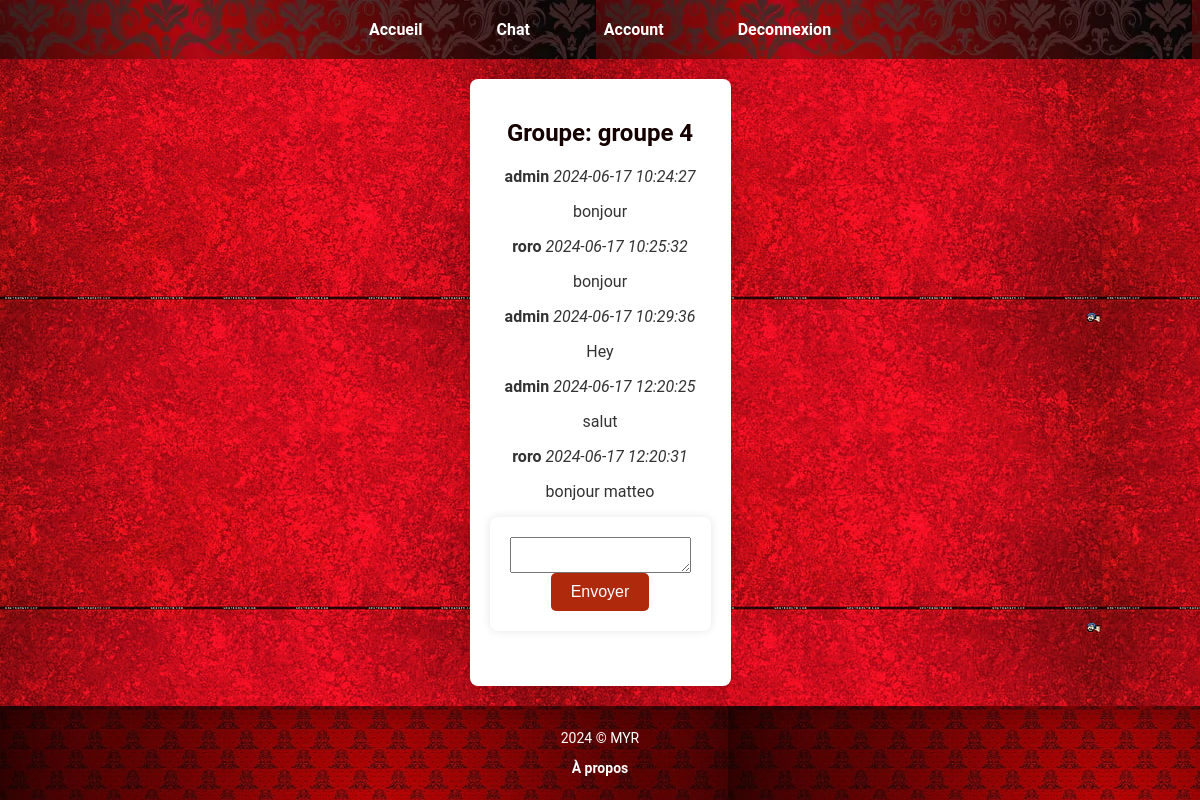
Page /group/5 (signed in) on the committed database.
### app.py (models this page shows)
class Group(db.Model):
    id = db.Column(db.Integer, primary_key=True)
    name = db.Column(db.String(120), unique=True, nullable=False)
    created_by = db.Column(db.Integer, db.ForeignKey('user.id'), nullable=False)
    messages = db.relationship('Message', backref='group', lazy=True)

class Message(db.Model):
    id = db.Column(db.Integer, primary_key=True)
    content = db.Column(db.Text, nullable=False)
    timestamp = db.Column(db.DateTime, default=datetime.utcnow)
    group_id = db.Column(db.Integer, db.ForeignKey('group.id'), nullable=False)
    user_id = db.Column(db.Integer, db.ForeignKey('user.id'), nullable=False)
    user = db.relationship('User', backref='messages')
    def __repr__(self):
        return f"Message('{self.user_id}', '{self.content}', '{self.timestamp}')"

class User(db.Model):
    id = db.Column(db.Integer, primary_key=True)
    username = db.Column(db.String(80), unique=True, nullable=False)
    prenom = db.Column(db.String(80), nullable=False)
    age = db.Column(db.Integer, nullable=False)
    nom = db.Column(db.String(80), nullable=False)
    password = db.Column(db.String(120), nullable=False)
    member_of_groups = db.relationship('Group', secondary='user_groups', backref='members')

### app.py (the view)
@app.route("/group/<int:group_id>", methods=['GET'])
def group(group_id):
    if 'username' in session:
        user = User.query.filter_by(username=session['username']).first()
        group = Group.query.get(group_id)
        if group and user in group.members:
            messages = Message.query.filter_by(group_id=group_id).order_by(Message.timestamp.asc()).all()
            print(messages)
            return render_template("group.html", username=user.username, group=group, messages=messages)
    return redirect(url_for('login'))

### templates/group.html (shortened to what this page needs)
<!DOCTYPE html>
<html>
<head>
    <link rel="stylesheet" href="{{ url_for('static', filename='css/style.css') }}">
</head>
<header>
    <nav>
        <ul>
            <li><a href="{{ url_for('home') }}">Accueil</a></li>
            <li><a href="{{ url_for('chat') }}">Chat</a></li>
            {% if username %}
                <li><a href="{{ url_for('account') }}">Account</a></li>
                <li><a href="{{ url_for('logout') }}">Deconnexion</a></li>
            {% else %}
                <li><a href="{{ url_for('login') }}">Connexion</a></li>
                <li><a href="{{ url_for('register') }}">S'inscrire</a></li>
            {% endif %}
        </ul>
    </nav>
</header>
<body>
    <section>
        {% if username %}
            <h1>Groupe: {{ group.name }}</h1>
            <div class="chat-box">
                {% for message in messages %}
                    <div class="message">
                        <p><strong>{{ message.user.username }}</strong> <em>{{ message.timestamp.strftime('%Y-%m-%d %H:%M:%S') }}</em></p>
                        <p>{{ message.content }}</p>
                    </div>
                {% endfor %}
            </div>
            <form action="{{ url_for('send_message', group_id=group.id) }}" method="post">
                <textarea name="message" required></textarea>
                <button type="submit">Envoyer</button>
            </form>
        {% else %}
            <p>Veuillez-vous connecter pour accéder au groupe</p>
        {% endif %}
    </section>
</body>
<footer>
    <p>2024 © MYR</p>
    <p><a href="{{ url_for('apropos') }}">À propos</a></p>
</footer>
</html>

### static/css/style.css (style rules this page uses)
body { font-family: 'Roboto', sans-serif; background: url("../images/body-pattern.jpg"); color: #333; margin: 0; padding: 0; display: flex; flex-direction: column; min-height: 100vh; }
header { background: url("../images/header-pattern.webp"), #AF290C; padding: 20px 0; }
nav ul { list-style: none; padding: 0; text-align: center; margin: 0; }
nav ul li { display: inline; margin: 0 15px; }
nav ul li a { text-decoration: none; color: white; font-weight: bold; padding: 10px 20px; border-radius: 5px; transition: background-color 0.3s; }
main, section { flex: 1; text-align: center; padding: 50px 20px; }
h1, h2 { color: #150000; margin-bottom: 20px; }
.presentation, section, .account-container { margin: 20px auto; max-width: 800px; padding: 20px; background-color: white; box-shadow: 0 0 10px rgba(0, 0, 0, 0.1); border-radius: 8px; }
form { display: flex; flex-direction: column; align-items: center; margin: 0 auto; max-width: 400px; padding: 20px; background-color: #fff; border-radius: 8px; box-shadow: 0 0 10px rgba(0, 0, 0, 0.1); }
input[type="submit"], button { background-color: #AF290C; color: white; padding: 10px 20px; border: none; border-radius: 5px; font-size: 16px; cursor: pointer; transition: background-color 0.3s; }
footer { background: url("../images/pattern-footer.jpg"), #FF927B; text-align: center; padding: 10px 0; color: white; font-size: 14px; }
footer a { color: white; text-decoration: none; font-weight: bold; }

### rows in the picture
Group: name "groupe 4"
Message: user.username "admin", timestamp "2024-06-17 10:24:27", content "bonjour"
Message: user.username "roro", timestamp "2024-06-17 10:25:32", content "bonjour"
Message: user.username "admin", timestamp "2024-06-17 10:29:36", content "Hey"
Message: user.username "admin", timestamp "2024-06-17 12:20:25", content "salut"
Message: user.username "roro", timestamp "2024-06-17 12:20:31", content "bonjour matteo"
